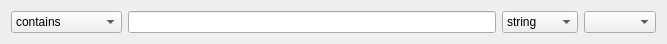
<?xml version="1.0" encoding="UTF-8"?>
<ui version="4.0">
 <class>StringLikeMatcherConfigWidget</class>
 <widget class="QWidget" name="StringLikeMatcherConfigWidget">
  <property name="geometry">
   <rect>
    <x>0</x>
    <y>0</y>
    <width>667</width>
    <height>35</height>
   </rect>
  </property>
  <property name="windowTitle">
   <string/>
  </property>
  <layout class="QHBoxLayout" name="horizontalLayout">
   <item>
    <widget class="QComboBox" name="ContainsBox_">
     <item>
      <property name="text">
       <string>contains</string>
      </property>
     </item>
     <item>
      <property name="text">
       <string>doesn't contain</string>
      </property>
     </item>
    </widget>
   </item>
   <item>
    <widget class="QLineEdit" name="RegexpEditor_">
     <property name="minimumSize">
      <size>
       <width>200</width>
       <height>0</height>
      </size>
     </property>
    </widget>
   </item>
   <item>
    <widget class="QComboBox" name="RegexType_">
     <item>
      <property name="text">
       <string>string</string>
      </property>
     </item>
     <item>
      <property name="text">
       <string>wildcard</string>
      </property>
     </item>
     <item>
      <property name="text">
       <string>regexp</string>
      </property>
     </item>
    </widget>
   </item>
   <item>
    <widget class="QComboBox" name="VariantsBox_"/>
   </item>
  </layout>
 </widget>
 <resources/>
 <connections/>
</ui>
